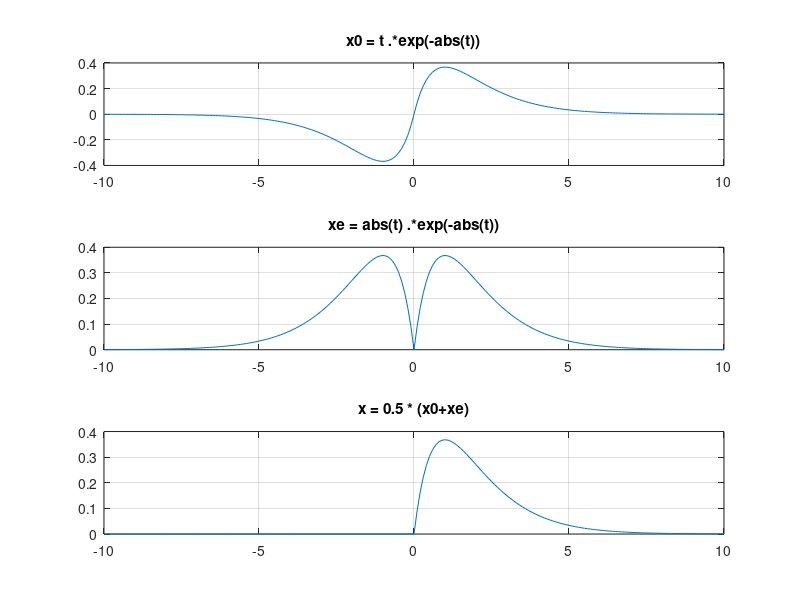

MATLAB code for this plot: (Note: this script raises an error after producing the figure.)
t = -10:0.1:10;
x0 = t .*exp(-abs(t));
xe = abs(t) .*exp(-abs(t));
x = 0.5 * (x0+xe);
subplot(3,1,1);
plot(t,x0);grid;
title('x0 = t .*exp(-abs(t))');
subplot(3,1,2);
plot(t,xe); grid;
title('xe = abs(t) .*exp(-abs(t))');
subplot(3,1,3);
plot(t,x);
title('x = 0.5 * (x0+xe)');
grid;
suptitle('NgocNguyen_DaiDuc');